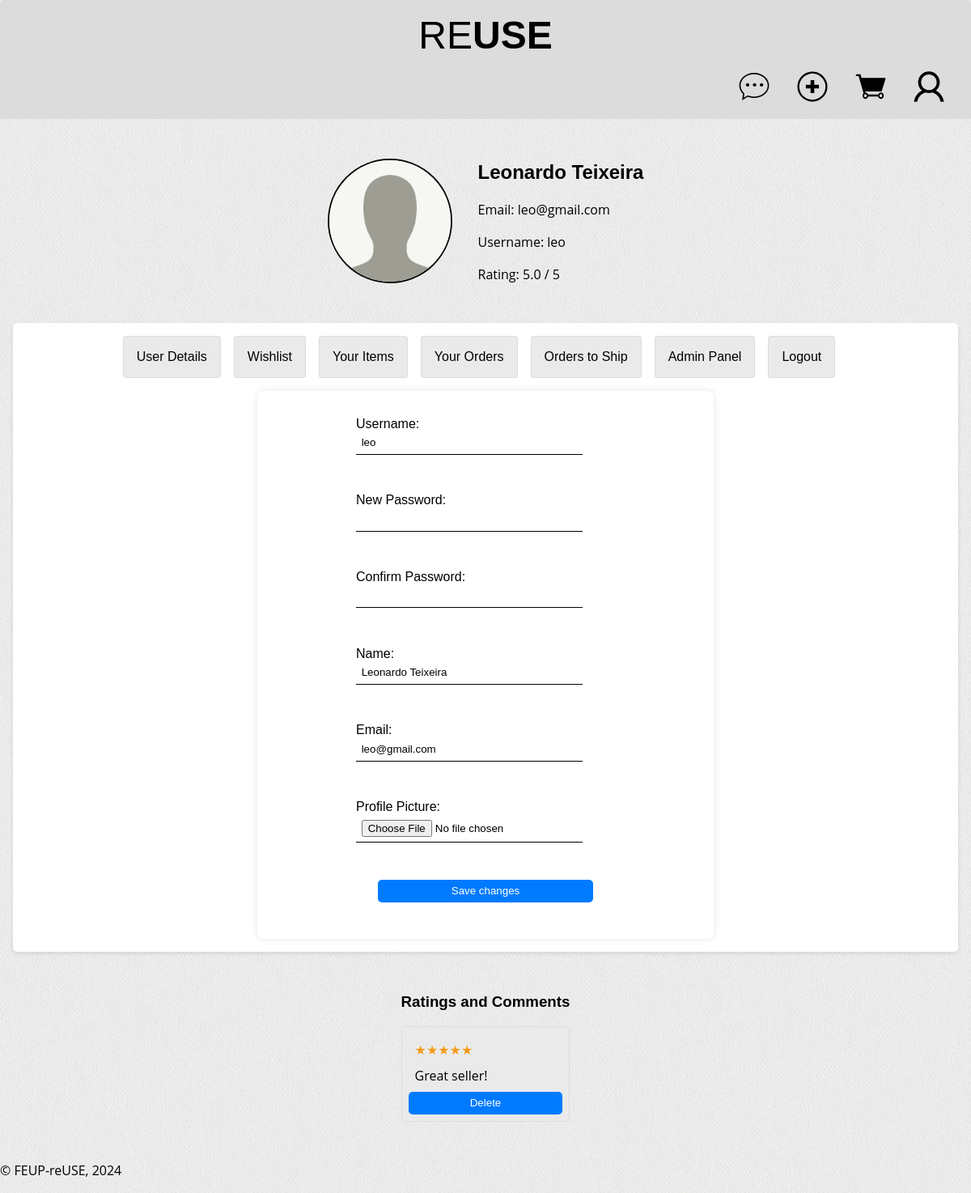
/pages/profile_user_details.php (signed in), run on the app's committed database.
### tables this page shows
CREATE TABLE Users (
    idUser INTEGER PRIMARY KEY,
    name TEXT NOT NULL,
    username TEXT UNIQUE NOT NULL,
    password TEXT NOT NULL,
    email TEXT UNIQUE NOT NULL,
    isAdmin BOOLEAN NOT NULL DEFAULT 0
);

CREATE TABLE Ratings (
    idRating INTEGER PRIMARY KEY AUTOINCREMENT,
    idUser INTEGER NOT NULL,
    rating INTEGER NOT NULL,
    comment TEXT,
    timestamp TIMESTAMP DEFAULT CURRENT_TIMESTAMP,
    CONSTRAINT CHECK_Rating CHECK (rating BETWEEN 1 AND 5),
    FOREIGN KEY (idUser) REFERENCES Users(idUser)
);

### pages/profile_user_details.php (called while the page is built, shortened)
<?php
    require_once (__DIR__ . '/../database/users.class.php');
    require_once (__DIR__ . '/../templates/common.tpl.php');
    require_once (__DIR__ . '/../templates/users.tpl.php');
    $db = getDatabaseConnection();
    $user = User::getUserById($db, $_SESSION['id']);
    drawProfileTop($db, $user);
    drawUserDetails($user);
    drawProfileBotton($db, $user);
    drawComments($db, $user->idUser, 15);
?>

### database/users.class.php (called while the page is built, shortened)
<?php
class User {
    public int $idUser;
    public function __construct(int $idUser, string $name, string $username, string $password, string $email, bool $isAdmin) {
        $this->idUser = $idUser;
        $this->name = $name;
        $this->username = $username;
        $this->email = $email;
        $this->isAdmin = $isAdmin;
    }
    public static function getUserById(PDO $db, int $idUser): ?User {
        $stmt = $db->prepare('SELECT * FROM Users WHERE idUser = ?');
        $stmt->execute([$idUser]);
        $user = $stmt->fetch();
        return new User($user['idUser'], $user['name'], $user['username'], $user['password'], $user['email'], (bool) $user['isAdmin']);
    }
    public static function isAdmin(PDO $db, int $idUser): bool {
        $stmt = $db->prepare('SELECT isAdmin FROM Users WHERE idUser = ?');
        $stmt->execute(array($idUser));
        $isAdmin = $stmt->fetchColumn();
        return (bool) $isAdmin;
    }
    public function getProfileImage(PDO $db): ?string {
        $stmt = $db->prepare('SELECT imagePath FROM UserImage JOIN Images ON UserImage.idImage = Images.idImage WHERE idUser = ?');
        $stmt->execute(array($this->idUser));
        $imagePath = $stmt->fetch();
        return $imagePath ? $imagePath : null;
    }
}
?>

### database/rating.class.php (called while the page is built, shortened)
<?php
require_once 'users.class.php';
class Rating {
    public static function getRatingsByUser(PDO $db,int $userId, int $limit): array {
        $stmt = $db->prepare('SELECT * FROM Ratings WHERE idUser = ? LIMIT ?');
        $stmt->execute(array($userId, $limit));
        return $stmt->fetchAll();
    }
    public static function getAverageRating(PDO $db, int $userId): ?float {
        $stmt = $db->prepare('SELECT avg(rating) FROM Ratings WHERE idUser = ?');
        $stmt->execute(array($userId));
        $avg = $stmt->fetchColumn();
        return $avg === false ? null : (float)$avg;
    }
}
?>

### templates/users.tpl.php (the view, shortened to what this page needs)
<?php
    require_once(__DIR__ . '/../database/users.class.php');
    require_once(__DIR__ . '/../database/rating.class.php');
?>
<?php function drawProfileTop($db, $user) {
    $loggedId = $_SESSION['id'] ?? null;
    $condition = $loggedId === $user->idUser;
    $profileImage = $user->getProfileImage($db);
    $averageRating = Rating::getAverageRating($db, $user->idUser);
?>
    <section id="user-profile">
        <div class="profile-info">
            <?php if ($profileImage) { ?>
                <img src="<?= htmlentities((string)$profileImage) ?>" alt="<?= htmlentities($user->name) ?> Profile Picture">
            <?php } else { ?>
                <img src="../docs/images/default_profile_picture.png" alt="<?= htmlentities($user->name) ?> Profile Picture">
            <?php } ?>
            <div class="profile-details">
                <h2><?= htmlentities($user->name) ?></h2>
                <p>Email: <?= htmlentities($user->email) ?></p>
                <p>Username: <?= htmlentities($user->username) ?> </p>
                <?php if ($averageRating !== null && $averageRating !== 0.0) { ?>
                    <p>Rating: <?= number_format((float)htmlentities((string)$averageRating), 1)?> / 5 </p>
                <?php } ?>
            </div>
        </div>
        <?php if ($condition) { ?>
        <div class="profile-content">
            <div class="profile-actions">
                <a href="../pages/profile_user_details.php" id="user-details">User Details</a>
                <a href="../pages/wishlist.php" id="wishlist">Wishlist</a>
                <a href="../pages/profile_your_items.php" id="your-items">Your Items</a>
                <a href="../pages/profile_your_orders.php" id="your-orders">Your Orders</a>
                <a href="../pages/profile_orders_to_ship.php" id="orders-to-ship">Orders to Ship</a>
                <?php if ($user->isAdmin) { ?>
                    <a href="../pages/admin-page.php" id="admin-page">Admin Panel</a>
                <?php } ?>
                <a href="../actions/action_logout.php">Logout</a>
            </div>
            <div id="content-container">
    <?php }
} ?>
<?php function drawProfileBotton($db, $user) {
    $loggedId = $_SESSION['id'] ?? null;
    $condition = $loggedId === $user->idUser;
    if ($condition) { ?>
        </div>
    </div>
    <?php } ?>
<?php } ?>
<?php function drawComments($db, $userId, $limit) {  ?>
    <div class = "comments">
        <?php
        $comments = Rating::getRatingsByUser($db, $userId, $limit);
        if ($comments) { ?>
            <h3> Ratings and Comments </h3>
            <?php
            foreach ($comments as $comment) {
                $rating = htmlentities((string)$comment['rating']);
                $commentText = htmlentities($comment['comment']);
                ?>
                <div class="comment-info">
                    <p><span class="comment-stars"><?= str_repeat('&#9733;',(int) $rating) ?></span> </p>
                    <?php if ($commentText) { ?>
                        <p><?= $commentText ?> </p>
                    <?php } ?>
                    <?php if (User::isAdmin($db, $_SESSION['id'])) { ?>
                        <form action="../actions/action_delete_rating.php" method="post">
                            <button type="submit">Delete</button>
                        </form>
                    <?php } ?>
                </div>
                <?php
            }
        }
        ?>
    </div>
    </section>
<?php } ?>
<?php function drawUserDetails($user) {
    ?>
    <form action="/actions/action_edit_profile.php" method="post" enctype="multipart/form-data" onsubmit="return validateProfileEditForm()" id="edit-profile-form">
        <label>
            Username: <input type="text" id="username" name="username" value="<?=htmlentities($user->username)?>" required>
        </label><br>
        <label>
            New Password: <input type="password" id="password" name="password">
        </label><br>
        <label>
            Confirm Password: <input type="password" id="confirm_password" name="confirm_password">
        </label><br>
        <label>
            Name: <input type="text" id="name" name="name" value="<?=htmlentities($user->name)?>" required>
        </label><br>
        <label>
            Email: <input type="email" id="email" name="email" value="<?=htmlentities($user->email)?>" required>
        </label><br>
        <label>
            Profile Picture: <input type="file" id="main_image" name="main_image" onchange="previewMainImage(event)">
        </label>
        <button type="submit">Save changes</button>
    </form>
<?php } ?>

### css/style.css (style rules this page uses)
:root { --lightgrey: #dcdcdc; --lightergrey: #eaeaea; --grey: #606060; --blue: #007bff; --darkblue: #0056b3; --black: #000000; --white: #ffffff; --red: #d11b2e; --green: #26bf4a; --yellow: #f59918; }
a { text-decoration: none; color: var(--black); transition: 0.3s ease; }
label { margin-bottom: 0.5em; }
button { background-color: var(--blue); color: var(--white); border: none; padding: 0.5em 1em; border-radius: 5px; transition: 0.3s; }
input, select { padding: 0.5em; border: 1px solid var(--grey); border-radius: 5px; }
#user-profile { padding: 2em; }
.profile-info { margin-bottom: 2em; }
.profile-info img { border-radius: 50%; border: 2px solid var(--black); width: 150px; height: 150px; object-fit: cover; margin-right: 2em; }
.profile-content { width: 100%; background-color: var(--white); padding: 1em; border-radius: 5px; box-shadow: 0 2px 5px rgba(0, 0, 0, 0.1); }
.profile-actions { width: fit-content; margin: auto; margin-bottom: 1em; }
.profile-actions a { display: inline-block; padding: 1em; margin-right: 1em; border: 1px solid var(--lightgrey); border-radius: 3px; background-color: var(--lightergrey) }
.comments { margin-top: 2em; max-width: 35em; }
.comment-info { border: 1px solid var(--lightgrey); border-radius: 5px; padding: 0.5em; background-color: var(--lightergrey); word-wrap: break-word; }
.comment-info p { margin: 0.5em; }
.comment-stars { color: var(--yellow); }
#edit-profile-form, #edit-item-form { max-width: 500px; margin: 0 auto; padding: 2em; background-color: var(--white); border-radius: 8px; box-shadow: 0 0 10px rgba(0, 0, 0, 0.1); display: flex; flex-direction: column; align-items: center; }
#edit-profile-form > * { width: 100%; max-width: 20em; margin-bottom: 1em; }
#edit-profile-form input, #edit-item-form input { width: 20em; padding: 0.5em; margin-bottom: 1em; border: none; border-bottom: 1px solid var(--black); border-radius: 0; transition: border-color 0.3s; }
#edit-profile-form label:last-of-type, #edit-item-form label:last-of-type { margin-bottom: 2em; }
body { font-family: "Poppins", sans-serif; }
p { font-family: "Open Sans", sans-serif; line-height: 1.5em; }

### css/layout.css (style rules this page uses)
body { margin: 0 auto; background-image: url("../docs/images/website_background.png"); width: 80em; display: grid; grid-template-columns: 1fr 4fr; grid-template-rows: auto; grid-template-areas: "header header" "menu menu" "signup signup" "details details" "aside items" "footer footer"; }
form { display: flex; flex-direction: column; }
#user-profile { grid-area: details; display: flex; flex-direction: column; align-items: center; }
.profile-info { display: flex; align-items: center; }
.profile-actions { display: flex; justify-content: flex-start; flex-wrap: wrap; }
#edit-profile-form, #edit-item-form { display: flex; flex-direction: column; align-items: center; }

### css/responsive.css (style rules this page uses)
@media (max-width: 80em) { body { width: 100%; } }

### data on the page
users: name "Leonardo Teixeira", email "leo@gmail.com", username "leo"
ratings: rating "★★★★★", comment "Great seller!"

### other printed values
$averageRating "5.0"
